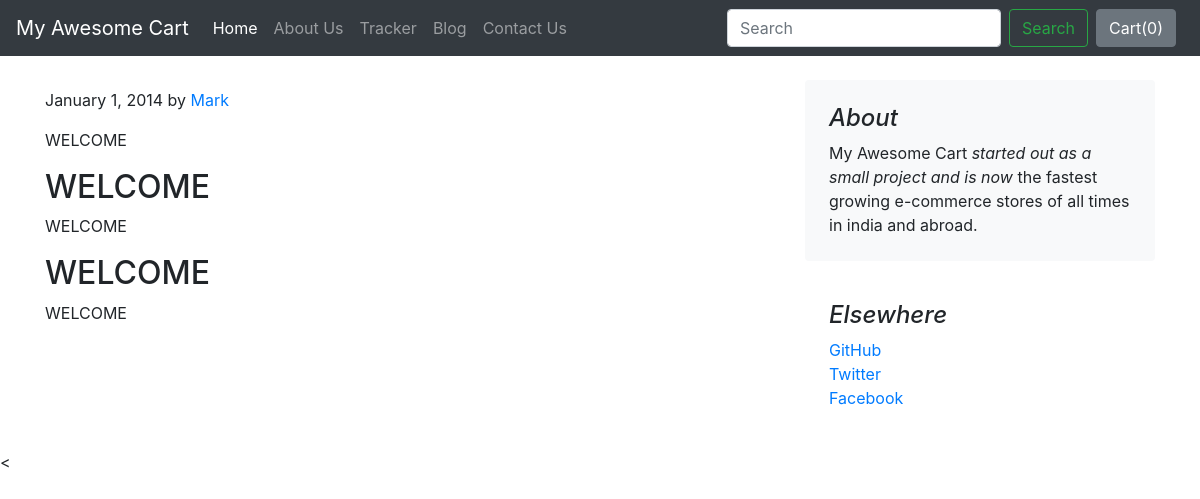
The page /blog/blogpost/1 on the database its author committed.
### blog/models.py (models this page shows)
class Blogpost(models.Model):
    post_id = models.AutoField(primary_key= True)
    tilte = models.CharField(max_length=50)
    head0 = models.CharField(max_length=500, default="")
    chead0 = models.CharField(max_length=5000, default="")
    head1 = models.CharField(max_length=500, default="")
    chead1 = models.CharField(max_length=5000, default="")
    head2 = models.CharField(max_length=500, default="")
    chead2 = models.CharField(max_length=5000, default="")
    pub_date = models.DateField()
    thumbnail = models.ImageField(upload_to='shop/images', default="")
    def __str__(self):
        return self.tilte

### blog/views.py (the view)
# urls.py: path("blogpost/<int:id>", views.blogpost, name="blogHome")
def blogpost(request, id):
    post = Blogpost.objects.filter(post_id = id)[0]
    print(post)
    return render(request, 'blog/blogpost.html',
                  {'post':post})

### blog/templates/blog/blogpost.html (shortened to what this page needs)
{% extends 'blog/basic.html' %}
{% block body %}
<div class="container">
    <div class="row mt-4">
        <div class="col-md-8 blog-main">
            <div class="blog-post">
                <p class="blog-post-meta">January 1, 2014 by <a href="#">Mark</a></p>
                <p>{{post.chead0}}</p>
                <h2>{{post.head1}}</h2>
                <p>{{post.chead1}}</p>
                <h2>{{post.head2}}</h2>
                <p>{{post.chead2}}</p>
            </div>
        </div>
        <aside class="col-md-4 blog-sidebar">
            <div class="p-4 mb-3 bg-light rounded">
                <h4 class="font-italic">About</h4>
                <p class="mb-0">My Awesome Cart <em>started out as a small project and is now</em> the fastest growing e-commerce stores of all times in india and abroad.</p>
            </div>
            <div class="p-4">
                <h4 class="font-italic">Elsewhere</h4>
                <ol class="list-unstyled">
                    <li><a href="#">GitHub</a></li>
                    <li><a href="#">Twitter</a></li>
                    <li><a href="#">Facebook</a></li>
                </ol>
            </div>
        </aside>
    </div>
</div>
{% endblock %}

### rows shown on the page
Blogpost: chead0 "WELCOME", head1 "WELCOME", chead1 "WELCOME", head2 "WELCOME", chead2 "WELCOME"
